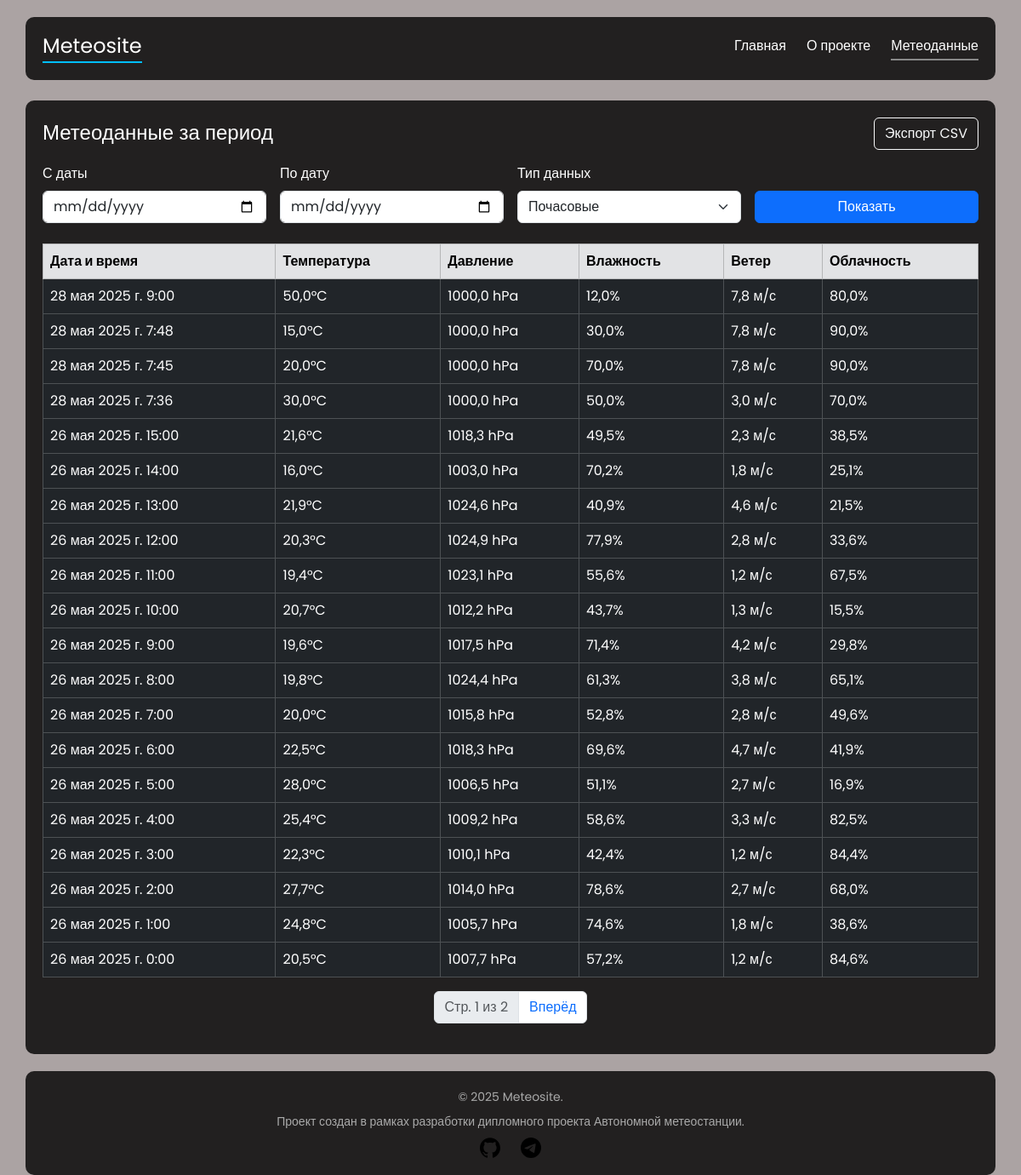
Before: /meteodata/ with the older database file.
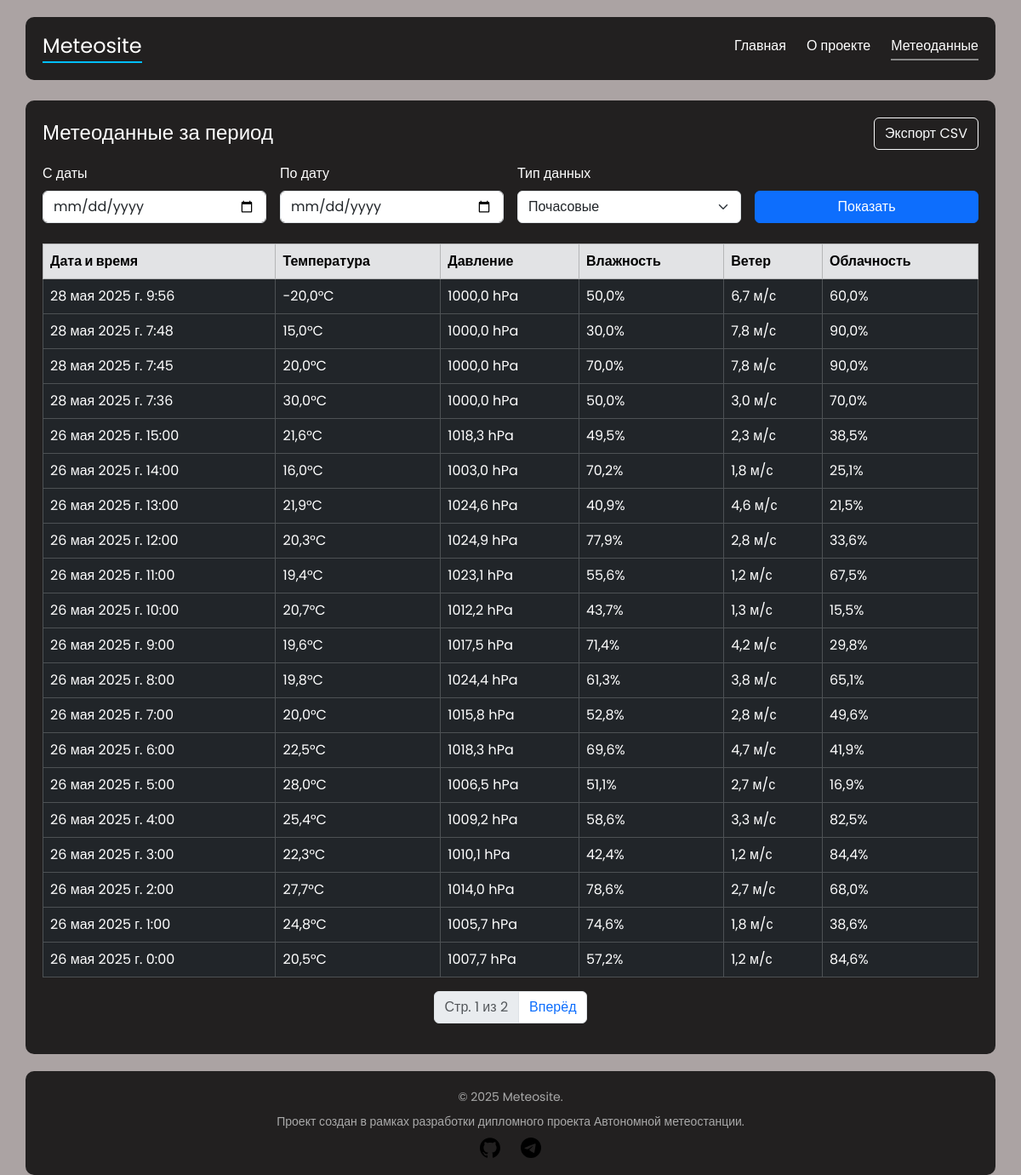
After: the same page with the newer database file.
### main/models.py (models this page shows, shortened)
class WeatherReading(models.Model):
    timestamp = models.DateTimeField()
    temperature = models.FloatField()
    humidity = models.FloatField()
    pressure = models.FloatField()
    wind_speed = models.FloatField()
    cloudiness = models.FloatField()

### main/views.py (the view, shortened to what this page needs)
# urls.py: path('meteodata/',views.meteodata),
def meteodata(request):
    mode = request.GET.get('mode', 'hourly')
    start_date = request.GET.get('start_date')
    end_date = request.GET.get('end_date')
    context = {
        'mode': mode,
        'start_date': start_date,
        'end_date': end_date,
    }
    if mode == 'hourly':
        queryset = WeatherReading.objects.all()
        if start_date and end_date:
            queryset = queryset.filter(timestamp__date__range=[start_date, end_date])
        queryset = queryset.order_by('-timestamp')
        paginator = Paginator(queryset, 20)
        page = request.GET.get('page')
        context['data'] = paginator.get_page(page)
    return render(request, 'main/meteodata.html', context)

### main/templates/main/meteodata.html (shortened to what this page needs)
{% extends 'main/base.html' %}
{% block content %}
<div class="container mt-4">
    <div class="d-flex justify-content-between align-items-center mb-3">
        <h4 class="mb-0">Метеоданные за период</h4>
        <form method="get" action="{% url 'export_csv' %}">
            <button type="submit" class="btn btn-outline-light">Экспорт CSV</button>
        </form>
    </div>
    <form method="get" class="row g-3 align-items-end mb-4">
        <div class="col-md-3">
            <label for="start_date" class="form-label">С даты</label>
            <input type="date" class="form-control" id="start_date" name="start_date" value="{{ request.GET.start_date }}">
        </div>
        <div class="col-md-3">
            <label for="end_date" class="form-label">По дату</label>
            <input type="date" class="form-control" id="end_date" name="end_date" value="{{ request.GET.end_date }}">
        </div>
        <div class="col-md-3">
            <label for="mode" class="form-label">Тип данных</label>
            <select name="mode" class="form-select" id="mode">
                <option value="hourly" {% if mode == "hourly" %}selected{% endif %}>Почасовые</option>
            </select>
        </div>
        <div class="col-md-3">
            <button type="submit" class="btn btn-primary w-100">Показать</button>
        </div>
    </form>
    <div class="table-responsive">
        <table class="table table-dark table-bordered table-hover">
            <thead class="table-secondary text-dark">
                {% if mode == "hourly" %}
                <tr>
                    <th>Дата и время</th>
                    <th>Температура</th>
                    <th>Давление</th>
                    <th>Влажность</th>
                    <th>Ветер</th>
                    <th>Облачность</th>
                </tr>
                {% endif %}
            </thead>
            <tbody>
                {% for row in data %}
                {% if mode == "hourly" %}
                <tr>
                    <td>{{ row.timestamp }}</td>
                    <td>{{ row.temperature }}°C</td>
                    <td>{{ row.pressure }} hPa</td>
                    <td>{{ row.humidity }}%</td>
                    <td>{{ row.wind_speed }} м/с</td>
                    <td>{{ row.cloudiness }}%</td>
                </tr>
                {% endif %}
                {% endfor %}
            </tbody>
        </table>
    </div>
    <nav aria-label="Навигация по страницам">
        <ul class="pagination justify-content-center">
            <li class="page-item disabled">
                <span class="page-link">Стр. {{ data.number }} из {{ data.paginator.num_pages }}</span>
            </li>
            {% if data.has_next %}
            <li class="page-item">
                <a class="page-link" href="?page={{ data.next_page_number }}&start_date={{ request.GET.start_date }}&end_date={{ request.GET.end_date }}&mode={{ mode }}">Вперёд</a>
            </li>
            {% endif %}
        </ul>
    </nav>
</div>
{% endblock %}

### main/templates/main/base.html (shortened to what this page needs)
{% load static %}
<!DOCTYPE html>
<html lang="en">
<head>
    <link href="https://cdn.jsdelivr.net/npm/bootstrap@5.3.6/dist/css/bootstrap.min.css" rel="stylesheet">
    <link rel="stylesheet" href="{% static 'main/css/style.css' %}">
</head>
<body>
    <div class="wrapper">
        <header class="container d-flex justify-content-between align-items-center top-bar">
            <div class="logo d-flex align-items-center gap-2">
                <div>
                    <h1 class="site-name">Meteosite</h1>
                </div>
            </div>
            <nav>
                <ul class="d-flex nav-links gap-4 mb-0">
                    <li><a href="/" class="nav-link {% if request.path == '/' %}active{% endif %}">Главная</a></li>
                    <li><a href="/about" class="nav-link {% if request.path == '/about/' %}active{% endif %}">О проекте</a></li>
                    <li><a href="/meteodata" class="nav-link {% if request.path == '/meteodata/' %}active{% endif %}">Метеоданные</a></li>
                </ul>
            </nav>
        </header>
        <main class="flex-fill">
            {% block content %}
            {% endblock %}
        </main>
        <footer class="footer text-center">
            <div class="container">
                <p class="mb-2">© 2025 Meteosite.</p>
                <p class="mb-2">Проект создан в рамках разработки дипломного проекта Автономной метеостанции.</p>
                <div class="social-links d-flex justify-content-center gap-4">
                    <a href="https://github.com/bigvobla/meteosite" target="_blank" title="GitHub">
                        <img src="{% static 'main/img/github.svg' %}" alt="GitHub" class="social-icon">
                    </a>
                    <a href="https://t.me/down_sindrome" target="_blank" title="Telegram">
                        <img src="{% static 'main/img/telegram.svg' %}" alt="Telegram" class="social-icon">
                    </a>
                </div>
            </div>
        </footer>
    </div>
</body>
</html>

### main/static/main/css/style.css (style rules this page uses)
body { background-color: #aba3a3; min-height: 100vh; margin: 0; color: white; font-family: 'Poppins', sans-serif; }
.container { width: 100%; max-width: 100%; margin: 0 auto; background-color: rgba(0, 0, 0, 0.8); padding: 20px; border-radius: 10px; margin-top: 20px; }
@media (min-width: 768px) { .container { max-width: 720px; } }
@media (min-width: 992px) { .container { max-width: 960px; } }
@media (min-width: 1200px) { .container { max-width: 1140px; } }
.site-name { font-size: 24px; font-weight: 600; color: white; margin: 0; position: relative; font-family: "Poppins", sans-serif; font-weight: 400; font-style: normal; }
.site-name::after { content: ''; display: block; height: 2px; background-color: #00bfff; width: 100%; margin-top: 3px; }
li { font-family: "Poppins", sans-serif; font-weight: 400; font-style: normal; list-style: none; padding-left: 0; margin: 0; }
a { font-family: "Poppins", sans-serif; font-weight: 300; font-style: normal; color: white; text-decoration: none; }
.nav-link { position: relative; padding-bottom: 5px; transition: all 0.3s ease; }
.nav-link::after { content: ''; display: block; width: 0; height: 2px; background-color: #888; position: absolute; bottom: 0; left: 0; transition: width 0.3s ease; }
.nav-link.active::after { width: 100%; }
.footer { color: #aaa; font-size: 14px; }
.footer a { transition: color 0.3s ease; font-weight: 500; }
.social-icon { width: 24px; height: 24px; filter: brightness(0.9); transition: transform 0.3s ease, filter 0.3s ease; }
html, body { height: 100%; margin: 0; padding: 0; }
.wrapper { display: flex; flex-direction: column; min-height: 100vh; }
main.flex-fill { flex: 20px; }

Changed rows visible on the page:
removed WeatherReading: timestamp "28 мая 2025 г. 9:00", temperature "50,0", pressure "1000,0", humidity "12,0", wind_speed "7,8", cloudiness "80,0"
added WeatherReading: timestamp "28 мая 2025 г. 9:56", temperature "-20,0", pressure "1000,0", humidity "50,0", wind_speed "6,7", cloudiness "60,0"
